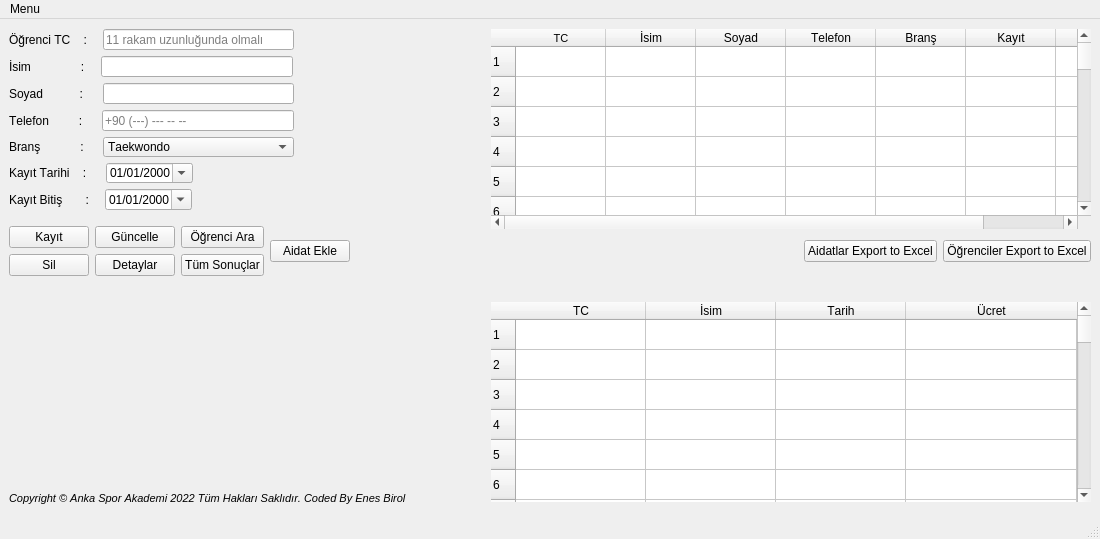
<?xml version="1.0" encoding="UTF-8"?>
<ui version="4.0">
 <class>MainWindow</class>
 <widget class="QMainWindow" name="MainWindow">
  <property name="windowModality">
   <enum>Qt::NonModal</enum>
  </property>
  <property name="geometry">
   <rect>
    <x>0</x>
    <y>0</y>
    <width>1100</width>
    <height>539</height>
   </rect>
  </property>
  <property name="minimumSize">
   <size>
    <width>0</width>
    <height>0</height>
   </size>
  </property>
  <property name="sizeIncrement">
   <size>
    <width>800</width>
    <height>200</height>
   </size>
  </property>
  <property name="baseSize">
   <size>
    <width>700</width>
    <height>200</height>
   </size>
  </property>
  <property name="font">
   <font>
    <weight>50</weight>
    <bold>false</bold>
    <strikeout>false</strikeout>
    <kerning>false</kerning>
   </font>
  </property>
  <property name="windowTitle">
   <string>Sporcu Kayıt ve Aidat Programı</string>
  </property>
  <property name="windowIcon">
   <iconset resource="../py_rc/icons.qrc">
    <normaloff>:/assets/martialarts_g.png</normaloff>:/assets/martialarts_g.png</iconset>
  </property>
  <property name="styleSheet">
   <string notr="true"/>
  </property>
  <widget class="QWidget" name="centralwidget">
   <property name="minimumSize">
    <size>
     <width>1100</width>
     <height>400</height>
    </size>
   </property>
   <layout class="QVBoxLayout" name="verticalLayout_2">
    <property name="topMargin">
     <number>10</number>
    </property>
    <item>
     <layout class="QHBoxLayout" name="horizontalLayout_6">
      <property name="bottomMargin">
       <number>0</number>
      </property>
      <item>
       <layout class="QVBoxLayout" name="verticalLayout">
        <property name="bottomMargin">
         <number>0</number>
        </property>
        <item>
         <layout class="QHBoxLayout" name="horizontalLayout">
          <property name="topMargin">
           <number>0</number>
          </property>
          <item>
           <widget class="QLabel" name="label">
            <property name="text">
             <string>Öğrenci TC    :   </string>
            </property>
           </widget>
          </item>
          <item>
           <widget class="QLineEdit" name="ogr_tc_edit">
            <property name="inputMask">
             <string>99999999999</string>
            </property>
            <property name="placeholderText">
             <string>11 rakam uzunluğunda olmalı</string>
            </property>
           </widget>
          </item>
          <item>
           <spacer name="horizontalSpacer_2">
            <property name="orientation">
             <enum>Qt::Horizontal</enum>
            </property>
            <property name="sizeHint" stdset="0">
             <size>
              <width>40</width>
              <height>20</height>
             </size>
            </property>
           </spacer>
          </item>
         </layout>
        </item>
        <item>
         <layout class="QHBoxLayout" name="horizontalLayout_5">
          <property name="topMargin">
           <number>0</number>
          </property>
          <item>
           <widget class="QLabel" name="label_5">
            <property name="text">
             <string>İsim               :   </string>
            </property>
           </widget>
          </item>
          <item>
           <widget class="QLineEdit" name="ogr_name_edit">
            <property name="placeholderText">
             <string/>
            </property>
           </widget>
          </item>
          <item>
           <spacer name="horizontalSpacer_3">
            <property name="orientation">
             <enum>Qt::Horizontal</enum>
            </property>
            <property name="sizeHint" stdset="0">
             <size>
              <width>40</width>
              <height>20</height>
             </size>
            </property>
           </spacer>
          </item>
         </layout>
        </item>
        <item>
         <layout class="QHBoxLayout" name="horizontalLayout_10">
          <item>
           <widget class="QLabel" name="label_10">
            <property name="text">
             <string>Soyad           :    </string>
            </property>
           </widget>
          </item>
          <item>
           <widget class="QLineEdit" name="ogr_surname_lineEdit"/>
          </item>
          <item>
           <spacer name="horizontalSpacer_11">
            <property name="orientation">
             <enum>Qt::Horizontal</enum>
            </property>
            <property name="sizeHint" stdset="0">
             <size>
              <width>40</width>
              <height>20</height>
             </size>
            </property>
           </spacer>
          </item>
         </layout>
        </item>
        <item>
         <layout class="QHBoxLayout" name="horizontalLayout_2">
          <property name="topMargin">
           <number>0</number>
          </property>
          <item>
           <widget class="QLabel" name="label_2">
            <property name="text">
             <string>Telefon         :    </string>
            </property>
           </widget>
          </item>
          <item>
           <widget class="QLineEdit" name="ogr_number_edit">
            <property name="inputMask">
             <string/>
            </property>
            <property name="placeholderText">
             <string>+90 (---) --- -- --</string>
            </property>
           </widget>
          </item>
          <item>
           <spacer name="horizontalSpacer_4">
            <property name="orientation">
             <enum>Qt::Horizontal</enum>
            </property>
            <property name="sizeHint" stdset="0">
             <size>
              <width>40</width>
              <height>20</height>
             </size>
            </property>
           </spacer>
          </item>
         </layout>
        </item>
        <item>
         <layout class="QHBoxLayout" name="horizontalLayout_3">
          <property name="topMargin">
           <number>0</number>
          </property>
          <item>
           <widget class="QLabel" name="label_3">
            <property name="text">
             <string>Branş            :    </string>
            </property>
           </widget>
          </item>
          <item>
           <widget class="QComboBox" name="brans_combox">
            <property name="sizePolicy">
             <sizepolicy hsizetype="MinimumExpanding" vsizetype="Maximum">
              <horstretch>0</horstretch>
              <verstretch>0</verstretch>
             </sizepolicy>
            </property>
            <property name="minimumSize">
             <size>
              <width>10</width>
              <height>10</height>
             </size>
            </property>
            <item>
             <property name="text">
              <string>Taekwondo</string>
             </property>
            </item>
            <item>
             <property name="text">
              <string>Judo</string>
             </property>
            </item>
            <item>
             <property name="text">
              <string>Pilates</string>
             </property>
            </item>
            <item>
             <property name="text">
              <string>Karate</string>
             </property>
            </item>
            <item>
             <property name="text">
              <string>Fitness</string>
             </property>
            </item>
           </widget>
          </item>
          <item>
           <spacer name="horizontalSpacer_5">
            <property name="orientation">
             <enum>Qt::Horizontal</enum>
            </property>
            <property name="sizeHint" stdset="0">
             <size>
              <width>40</width>
              <height>20</height>
             </size>
            </property>
           </spacer>
          </item>
         </layout>
        </item>
        <item>
         <layout class="QHBoxLayout" name="horizontalLayout_7">
          <item>
           <widget class="QLabel" name="label_4">
            <property name="text">
             <string>Kayıt Tarihi    :    </string>
            </property>
           </widget>
          </item>
          <item>
           <widget class="QDateEdit" name="register_dateEdit">
            <property name="displayFormat">
             <string>dd/MM/yyyy</string>
            </property>
            <property name="calendarPopup">
             <bool>true</bool>
            </property>
           </widget>
          </item>
          <item>
           <spacer name="horizontalSpacer">
            <property name="orientation">
             <enum>Qt::Horizontal</enum>
            </property>
            <property name="sizeHint" stdset="0">
             <size>
              <width>40</width>
              <height>20</height>
             </size>
            </property>
           </spacer>
          </item>
         </layout>
        </item>
        <item>
         <layout class="QHBoxLayout" name="horizontalLayout_4">
          <item>
           <widget class="QLabel" name="label_6">
            <property name="text">
             <string>Kayıt Bitiş       :   </string>
            </property>
           </widget>
          </item>
          <item>
           <widget class="QDateEdit" name="register_finish_dateEdit">
            <property name="displayFormat">
             <string>dd/MM/yyyy</string>
            </property>
            <property name="calendarPopup">
             <bool>true</bool>
            </property>
           </widget>
          </item>
          <item>
           <spacer name="horizontalSpacer_6">
            <property name="orientation">
             <enum>Qt::Horizontal</enum>
            </property>
            <property name="sizeHint" stdset="0">
             <size>
              <width>40</width>
              <height>20</height>
             </size>
            </property>
           </spacer>
          </item>
         </layout>
        </item>
       </layout>
      </item>
      <item>
       <widget class="QTableWidget" name="ogrenciler_tableWidget">
        <property name="minimumSize">
         <size>
          <width>600</width>
          <height>200</height>
         </size>
        </property>
        <property name="sizeIncrement">
         <size>
          <width>600</width>
          <height>200</height>
         </size>
        </property>
        <property name="baseSize">
         <size>
          <width>600</width>
          <height>200</height>
         </size>
        </property>
        <property name="statusTip">
         <string/>
        </property>
        <property name="autoFillBackground">
         <bool>true</bool>
        </property>
        <property name="inputMethodHints">
         <set>Qt::ImhNone</set>
        </property>
        <property name="frameShape">
         <enum>QFrame::NoFrame</enum>
        </property>
        <property name="frameShadow">
         <enum>QFrame::Sunken</enum>
        </property>
        <property name="lineWidth">
         <number>1</number>
        </property>
        <property name="autoScrollMargin">
         <number>16</number>
        </property>
        <property name="editTriggers">
         <set>QAbstractItemView::NoEditTriggers</set>
        </property>
        <property name="rowCount">
         <number>100</number>
        </property>
        <attribute name="horizontalHeaderCascadingSectionResizes">
         <bool>false</bool>
        </attribute>
        <attribute name="horizontalHeaderDefaultSectionSize">
         <number>90</number>
        </attribute>
        <attribute name="horizontalHeaderHighlightSections">
         <bool>true</bool>
        </attribute>
        <attribute name="horizontalHeaderMinimumSectionSize">
         <number>39</number>
        </attribute>
        <attribute name="horizontalHeaderShowSortIndicator" stdset="0">
         <bool>false</bool>
        </attribute>
        <attribute name="horizontalHeaderStretchLastSection">
         <bool>true</bool>
        </attribute>
        <attribute name="verticalHeaderCascadingSectionResizes">
         <bool>false</bool>
        </attribute>
        <attribute name="verticalHeaderMinimumSectionSize">
         <number>23</number>
        </attribute>
        <row/>
        <row/>
        <row/>
        <row/>
        <row/>
        <row/>
        <row/>
        <row/>
        <row/>
        <row/>
        <row/>
        <row/>
        <row/>
        <row/>
        <row/>
        <row/>
        <row/>
        <row/>
        <row/>
        <row/>
        <row/>
        <row/>
        <row/>
        <row/>
        <row/>
        <row/>
        <row/>
        <row/>
        <row/>
        <row/>
        <row/>
        <row/>
        <row/>
        <row/>
        <row/>
        <row/>
        <row/>
        <row/>
        <row/>
        <row/>
        <row/>
        <row/>
        <row/>
        <row/>
        <row/>
        <row/>
        <row/>
        <row/>
        <row/>
        <row/>
        <row/>
        <row/>
        <row/>
        <row/>
        <row/>
        <row/>
        <row/>
        <row/>
        <row/>
        <row/>
        <row/>
        <row/>
        <row/>
        <row/>
        <row/>
        <row/>
        <row/>
        <row/>
        <row/>
        <row/>
        <row/>
        <row/>
        <row/>
        <row/>
        <row/>
        <row/>
        <row/>
        <row/>
        <row/>
        <row/>
        <row/>
        <row/>
        <row/>
        <row/>
        <row/>
        <row/>
        <row/>
        <row/>
        <row/>
        <row/>
        <row/>
        <row/>
        <row/>
        <row/>
        <row/>
        <row/>
        <row/>
        <row/>
        <row/>
        <row/>
        <column>
         <property name="text">
          <string>TC</string>
         </property>
         <property name="font">
          <font>
           <pointsize>8</pointsize>
          </font>
         </property>
        </column>
        <column>
         <property name="text">
          <string>İsim</string>
         </property>
        </column>
        <column>
         <property name="text">
          <string>Soyad</string>
         </property>
        </column>
        <column>
         <property name="text">
          <string>Telefon</string>
         </property>
        </column>
        <column>
         <property name="text">
          <string>Branş</string>
         </property>
        </column>
        <column>
         <property name="text">
          <string>Kayıt</string>
         </property>
        </column>
        <column>
         <property name="text">
          <string>Bitiş</string>
         </property>
        </column>
       </widget>
      </item>
     </layout>
    </item>
    <item>
     <layout class="QHBoxLayout" name="horizontalLayout_9">
      <property name="topMargin">
       <number>10</number>
      </property>
      <property name="bottomMargin">
       <number>0</number>
      </property>
      <item>
       <layout class="QVBoxLayout" name="verticalLayout_6">
        <property name="rightMargin">
         <number>0</number>
        </property>
        <item>
         <widget class="QPushButton" name="register_button">
          <property name="text">
           <string>Kayıt</string>
          </property>
         </widget>
        </item>
        <item>
         <widget class="QPushButton" name="delete_button">
          <property name="text">
           <string>Sil</string>
          </property>
         </widget>
        </item>
       </layout>
      </item>
      <item>
       <layout class="QVBoxLayout" name="verticalLayout_7">
        <property name="rightMargin">
         <number>0</number>
        </property>
        <item>
         <widget class="QPushButton" name="update_button">
          <property name="text">
           <string>Güncelle</string>
          </property>
         </widget>
        </item>
        <item>
         <widget class="QPushButton" name="more_detail_button">
          <property name="text">
           <string>Detaylar</string>
          </property>
         </widget>
        </item>
       </layout>
      </item>
      <item>
       <layout class="QVBoxLayout" name="verticalLayout_8">
        <property name="rightMargin">
         <number>0</number>
        </property>
        <item>
         <widget class="QPushButton" name="search_button">
          <property name="text">
           <string>Öğrenci Ara</string>
          </property>
         </widget>
        </item>
        <item>
         <widget class="QPushButton" name="serach_all_pushButton">
          <property name="text">
           <string>Tüm Sonuçlar</string>
          </property>
         </widget>
        </item>
       </layout>
      </item>
      <item>
       <layout class="QVBoxLayout" name="verticalLayout_3">
        <property name="rightMargin">
         <number>0</number>
        </property>
        <item>
         <widget class="QPushButton" name="aidat_add_button">
          <property name="text">
           <string>Aidat Ekle</string>
          </property>
         </widget>
        </item>
       </layout>
      </item>
      <item>
       <spacer name="horizontalSpacer_7">
        <property name="orientation">
         <enum>Qt::Horizontal</enum>
        </property>
        <property name="sizeHint" stdset="0">
         <size>
          <width>40</width>
          <height>20</height>
         </size>
        </property>
       </spacer>
      </item>
      <item>
       <widget class="QPushButton" name="aidat_export_button">
        <property name="text">
         <string>Aidatlar Export to Excel</string>
        </property>
       </widget>
      </item>
      <item>
       <widget class="QPushButton" name="ogr_export_button">
        <property name="sizePolicy">
         <sizepolicy hsizetype="Fixed" vsizetype="Fixed">
          <horstretch>0</horstretch>
          <verstretch>0</verstretch>
         </sizepolicy>
        </property>
        <property name="text">
         <string>Öğrenciler Export to Excel</string>
        </property>
       </widget>
      </item>
     </layout>
    </item>
    <item>
     <widget class="QLabel" name="label_7">
      <property name="text">
       <string/>
      </property>
     </widget>
    </item>
    <item>
     <layout class="QHBoxLayout" name="horizontalLayout_8">
      <property name="bottomMargin">
       <number>0</number>
      </property>
      <item>
       <spacer name="horizontalSpacer_10">
        <property name="orientation">
         <enum>Qt::Horizontal</enum>
        </property>
        <property name="sizeHint" stdset="0">
         <size>
          <width>40</width>
          <height>20</height>
         </size>
        </property>
       </spacer>
      </item>
      <item>
       <widget class="QLabel" name="label_8">
        <property name="minimumSize">
         <size>
          <width>200</width>
          <height>100</height>
         </size>
        </property>
        <property name="styleSheet">
         <string notr="true">image: url(:/assets/martialarts_g.png);</string>
        </property>
        <property name="text">
         <string/>
        </property>
       </widget>
      </item>
      <item>
       <spacer name="horizontalSpacer_8">
        <property name="orientation">
         <enum>Qt::Horizontal</enum>
        </property>
        <property name="sizeHint" stdset="0">
         <size>
          <width>40</width>
          <height>20</height>
         </size>
        </property>
       </spacer>
      </item>
      <item>
       <widget class="QTableWidget" name="aidatlar_tableWidget">
        <property name="minimumSize">
         <size>
          <width>600</width>
          <height>200</height>
         </size>
        </property>
        <property name="sizeIncrement">
         <size>
          <width>600</width>
          <height>200</height>
         </size>
        </property>
        <property name="baseSize">
         <size>
          <width>600</width>
          <height>200</height>
         </size>
        </property>
        <property name="frameShape">
         <enum>QFrame::NoFrame</enum>
        </property>
        <property name="autoScrollMargin">
         <number>16</number>
        </property>
        <property name="editTriggers">
         <set>QAbstractItemView::NoEditTriggers</set>
        </property>
        <property name="dragEnabled">
         <bool>false</bool>
        </property>
        <property name="showGrid">
         <bool>true</bool>
        </property>
        <property name="gridStyle">
         <enum>Qt::SolidLine</enum>
        </property>
        <property name="sortingEnabled">
         <bool>false</bool>
        </property>
        <property name="wordWrap">
         <bool>true</bool>
        </property>
        <property name="cornerButtonEnabled">
         <bool>true</bool>
        </property>
        <property name="rowCount">
         <number>100</number>
        </property>
        <attribute name="horizontalHeaderVisible">
         <bool>true</bool>
        </attribute>
        <attribute name="horizontalHeaderCascadingSectionResizes">
         <bool>false</bool>
        </attribute>
        <attribute name="horizontalHeaderDefaultSectionSize">
         <number>130</number>
        </attribute>
        <attribute name="horizontalHeaderShowSortIndicator" stdset="0">
         <bool>false</bool>
        </attribute>
        <attribute name="horizontalHeaderStretchLastSection">
         <bool>true</bool>
        </attribute>
        <attribute name="verticalHeaderCascadingSectionResizes">
         <bool>false</bool>
        </attribute>
        <attribute name="verticalHeaderDefaultSectionSize">
         <number>25</number>
        </attribute>
        <attribute name="verticalHeaderHighlightSections">
         <bool>true</bool>
        </attribute>
        <attribute name="verticalHeaderMinimumSectionSize">
         <number>30</number>
        </attribute>
        <attribute name="verticalHeaderShowSortIndicator" stdset="0">
         <bool>false</bool>
        </attribute>
        <attribute name="verticalHeaderStretchLastSection">
         <bool>false</bool>
        </attribute>
        <row/>
        <row/>
        <row/>
        <row/>
        <row/>
        <row/>
        <row/>
        <row/>
        <row/>
        <row/>
        <row/>
        <row/>
        <row/>
        <row/>
        <row/>
        <row/>
        <row/>
        <row/>
        <row/>
        <row/>
        <row/>
        <row/>
        <row/>
        <row/>
        <row/>
        <row/>
        <row/>
        <row/>
        <row/>
        <row/>
        <row/>
        <row/>
        <row/>
        <row/>
        <row/>
        <row/>
        <row/>
        <row/>
        <row/>
        <row/>
        <row/>
        <row/>
        <row/>
        <row/>
        <row/>
        <row/>
        <row/>
        <row/>
        <row/>
        <row/>
        <row/>
        <row/>
        <row/>
        <row/>
        <row/>
        <row/>
        <row/>
        <row/>
        <row/>
        <row/>
        <row/>
        <row/>
        <row/>
        <row/>
        <row/>
        <row/>
        <row/>
        <row/>
        <row/>
        <row/>
        <row/>
        <row/>
        <row/>
        <row/>
        <row/>
        <row/>
        <row/>
        <row/>
        <row/>
        <row/>
        <row/>
        <row/>
        <row/>
        <row/>
        <row/>
        <row/>
        <row/>
        <row/>
        <row/>
        <row/>
        <row/>
        <row/>
        <row/>
        <row/>
        <row/>
        <row/>
        <row/>
        <row/>
        <row/>
        <row/>
        <column>
         <property name="text">
          <string>TC</string>
         </property>
        </column>
        <column>
         <property name="text">
          <string>İsim</string>
         </property>
        </column>
        <column>
         <property name="text">
          <string>Tarih</string>
         </property>
        </column>
        <column>
         <property name="text">
          <string>Ücret</string>
         </property>
        </column>
       </widget>
      </item>
     </layout>
    </item>
    <item>
     <layout class="QHBoxLayout" name="horizontalLayout_11">
      <property name="bottomMargin">
       <number>0</number>
      </property>
      <item>
       <widget class="QLabel" name="label_9">
        <property name="font">
         <font>
          <pointsize>8</pointsize>
          <weight>50</weight>
          <italic>true</italic>
          <bold>false</bold>
          <underline>false</underline>
         </font>
        </property>
        <property name="text">
         <string>Copyright © Anka Spor Akademi 2022 Tüm Hakları Saklıdır. Coded By Enes Birol</string>
        </property>
       </widget>
      </item>
      <item>
       <spacer name="horizontalSpacer_9">
        <property name="orientation">
         <enum>Qt::Horizontal</enum>
        </property>
        <property name="sizeHint" stdset="0">
         <size>
          <width>40</width>
          <height>20</height>
         </size>
        </property>
       </spacer>
      </item>
     </layout>
    </item>
   </layout>
  </widget>
  <widget class="QMenuBar" name="menubar">
   <property name="geometry">
    <rect>
     <x>0</x>
     <y>0</y>
     <width>1100</width>
     <height>21</height>
    </rect>
   </property>
   <widget class="QMenu" name="menuMenu">
    <property name="title">
     <string>Menu</string>
    </property>
    <widget class="QMenu" name="menuSettings">
     <property name="title">
      <string>Ayarlar</string>
     </property>
     <addaction name="actionToplu_Mail_G_nder"/>
     <addaction name="actionBilgi_Boloncuklar_2"/>
     <addaction name="actionSave_Database"/>
     <addaction name="actionLoad_Database_2"/>
    </widget>
    <addaction name="actionExport_Data"/>
    <addaction name="menuSettings"/>
    <addaction name="actionlicence_sozlesme"/>
    <addaction name="actionApp_nfo"/>
   </widget>
   <addaction name="menuMenu"/>
  </widget>
  <widget class="QStatusBar" name="statusBar"/>
  <action name="actionExit">
   <property name="text">
    <string>Exit</string>
   </property>
  </action>
  <action name="actionExport_Data">
   <property name="checkable">
    <bool>true</bool>
   </property>
   <property name="text">
    <string>Excel Çıktısı Al</string>
   </property>
  </action>
  <action name="actionlicence_sozlesme">
   <property name="text">
    <string>Lisans Sözleşmesi</string>
   </property>
  </action>
  <action name="export_to_database_action">
   <property name="text">
    <string>Save Database</string>
   </property>
  </action>
  <action name="actionBilgi_Boloncuklar">
   <property name="checkable">
    <bool>true</bool>
   </property>
   <property name="text">
    <string>Bilgi Boloncukları</string>
   </property>
  </action>
  <action name="actionLoad_Database">
   <property name="text">
    <string>Load Database</string>
   </property>
  </action>
  <action name="actionSave_Database">
   <property name="text">
    <string>Save Database</string>
   </property>
  </action>
  <action name="actionLoad_Database_2">
   <property name="text">
    <string>Load Database</string>
   </property>
  </action>
  <action name="actionBilgi_Boloncuklar_2">
   <property name="checkable">
    <bool>true</bool>
   </property>
   <property name="text">
    <string>Bilgi Boloncukları</string>
   </property>
  </action>
  <action name="actionApp_nfo">
   <property name="text">
    <string>Uygulama Hakkında</string>
   </property>
  </action>
  <action name="actionToplu_Mail_G_nder">
   <property name="text">
    <string>Toplu Mail Gönder</string>
   </property>
  </action>
 </widget>
 <resources>
  <include location="../py_rc/icons.qrc"/>
 </resources>
 <connections/>
</ui>
